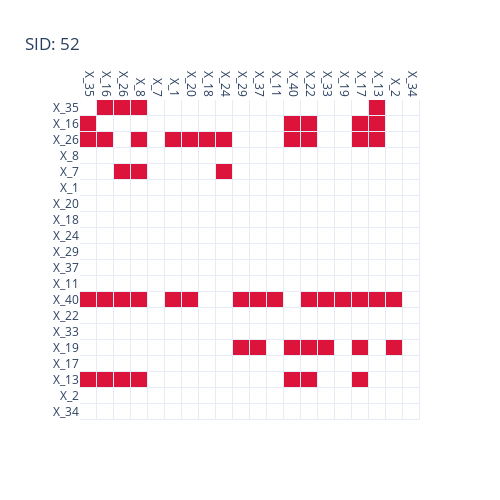

The cell this chart's notebook holds for it:
### Markdown cell above
$\text{SID} = 52$, highlighting many incorrect interventional predictions

This approach helps:
- Evaluate causal accuracy around multiple variables  
- Identify where interventional errors are concentrated  
- Scale SID diagnostics to subnetworks, not just individual nodes

### Code cell
bn_obj.plot_sid_matrix(nodes=nodes)

### Figure 1 — Plotly figure (JSON) as saved in the notebook; plotly's stock layout.template omitted (floating-point values rounded to 4 significant figures; data arrays with more than 128 entries replaced by an {"elided": "..."} marker saying what was removed)
{"data": [{"colorscale": [[0, "white"], [0.9999, "white"], [1, "crimson"]], "showscale": false, "type": "heatmap", "x": ["X_35", "X_16", "X_26", "X_8", "X_7", "X_1", "X_20", "X_18", "X_24", "X_29", "X_37", "X_11", "X_40", "X_22", "X_33", "X_19", "X_17", "X_13", "X_2", "X_34"], "xgap": 1, "y": ["X_35", "X_16", "X_26", "X_8", "X_7", "X_1", "X_20", "X_18", "X_24", "X_29", "X_37", "X_11", "X_40", "X_22", "X_33", "X_19", "X_17", "X_13", "X_2", "X_34"], "ygap": 1, "z": {"elided": "20x20 int values"}, "zmax": 1, "zmin": 0}], "layout": {"height": 500, "title": {"text": "SID: 52"}, "width": 500, "xaxis": {"autorange": true, "range": [-0.5, 19.5], "showgrid": false, "side": "top", "tickangle": 90, "type": "category"}, "yaxis": {"autorange": true, "range": [19.5, -0.5], "showgrid": false, "type": "category"}}}
